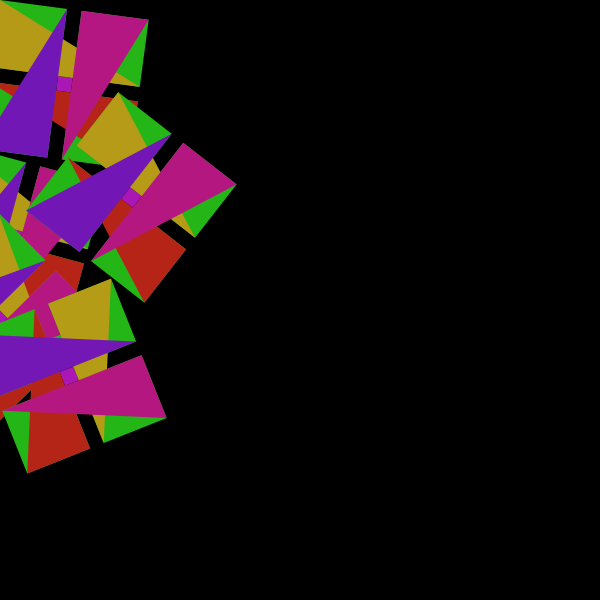
Frame 1 (no input)
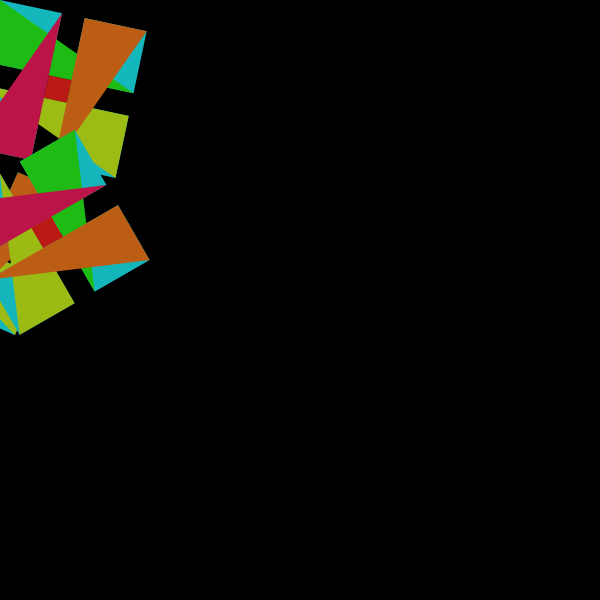
Frame 60 (the mouse pressed at the canvas centre just before this capture)
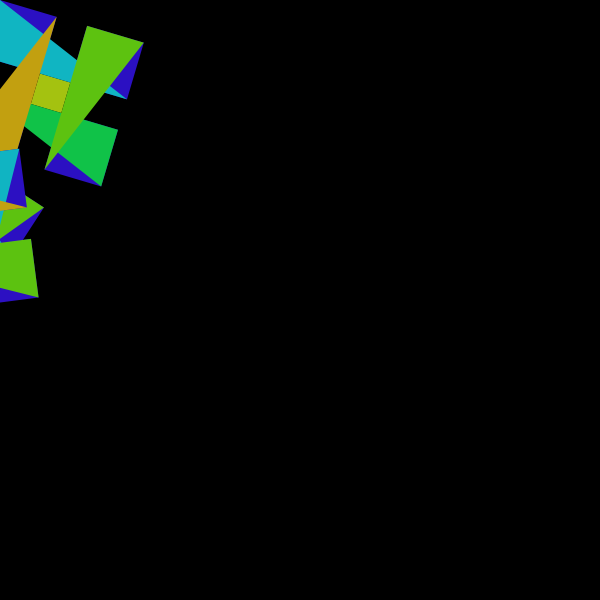
Frame 120 (the mouse held since frame 60 and released just before this capture)

The Processing sketch that drew these frames (run headless with seeded random() and noise(); from frame 60 on, the mouse is pressed at the canvas centre):

// Processing sketch: processing_7200
// ── processing_7200.pde

/**
 * Skizze eigener Idee - Farbstern
 * an- und ausschalten mit Mausklick
 *
 */
  
int numZelles = 4;
int switch1 = 1;
float col01,col02,col03,col04;
float rad = 600/numZelles;
float hrad = rad / 2;
float focus = 110;
float rot_speed = random(0.005,0.2);
PFont fontA;

Zelle[] Zelles = new Zelle[numZelles*numZelles];

void setup() 
{
  size(600, 600);
  noStroke();
  smooth();
  colorMode(HSB, 255);
  col01 = random(255);
  
  for (int i = 0; i < numZelles; i++) {
    for (int j = 0; j < numZelles; j++)
    {
    Zelles[numZelles*i+j] = new Zelle(i*rad,j*rad, hrad, i, 1, Zelles);
    }
  }
}

void draw() 
{
  background(0);
  for (int i = 0; i < numZelles; i++) {
    for (int j = 0; j < numZelles; j++)
    {
    Zelles[numZelles*i+j].change_st();
    Zelles[numZelles*i+j].display();   
    }
  }
}

class Zelle {
  float x, y;
  float rad01;
  float x1,x2,x3,x4,x5,y1,y2,y3,y4,y5,d1;
  float w1,w2;
  float winkel = 0;
  int id;
  Zelle[] others;
 
  Zelle(float xin, float yin, float din, int idin, float winkelin, Zelle[] oin) {
    x = xin;
    y = yin;
    
    rad01 = din;
    id = idin;
    others = oin;
    winkel = winkelin;
    
  } 
  
  void change_st() {
    if (switch1 == 1 )
    {
    
      winkel = (winkel + .01);
      rotate (rot_speed*winkel);
      col01 += 0.05;
      col02 = 210 + 45*sin(0.25*winkel);
      col03 = 170 + 85*sin(0.131*winkel);
      
      d1 = 0.97*abs(rad01*sin(0.1*winkel));
      
      x1 = x;
      x2 = x + rad01 - d1;
      x3 = x + rad01;
      x4 = x + rad01 + d1;
      x5 = x + 2*rad01;
      
      y1 = y;
      y2 = y + rad01 - d1;
      y3 = y + rad01;
      y4 = y + rad01 + d1;
      y5 = y + 2*rad01;
      
      w1 = rad01 - d1;
      w2 = d1;
      
    }
  }

       
    void display() {
    
    /* fill(col01%255,col02,col03);
    triangle(x1,y5,x4,y4,x3,y3);
    
    fill((col01+32)%255,col02,col03);
    triangle(x3,y3,x5,y1,x2,y2);
    
    fill((col01+64)%255,col02,col03);
    triangle(x3,y3,x1,y1,x2,y4);
    
    fill((col01+96)%255,col02,col03);
    triangle(x3,y3,x5,y5,x4,y2); */
    
    
    if (d1 > 0 )
    {
    
    fill((col01+15)%255,col02,col03);
    rect(x1,y1,(x2-x1),(x2-x1));
    
    fill((col01+15)%255,col02,col03);
    rect(x1,y4,(x2-x1),(x2-x1));
    
    fill((col01+15)%255,col02,col03);
    rect(x4,y1,(x2-x1),(x2-x1));
    
    fill((col01+15)%255,col02,col03);
    rect(x4,y4,(x2-x1),(x2-x1));
    
    fill((col01+143)%255,col02,col03);
    rect(x2,y2,(x4-x2),(x4-x2));
    
    
    
    
    
    fill((col01+224)%255,col02,col03);
    triangle(x1,y1,x1,y2,x5,y2);
    
    fill((col01+192)%255,col02,col03);
    triangle(x5,y5,x5,y4,x1,y4);
    
    
    
    fill((col01+128)%255,col02,col03);
    triangle(x1,y5,x2,y5,x2,y1);
    
   
      
    
    
    
    
    
    fill((col01+160)%255,col02,col03);
    triangle(x5,y1,x4,y1,x4,y5);
    
    
    
    
    
    }
    
   /*  if (d1 < 0 )
    {
    
    fill((col01+224)%255,col02,col03);
    triangle(x5,y5,x2,y2,x2,y1);
    
    fill((col01+128)%255,col02,col03);
    triangle(x5,y1,x1,y4,x2,y4);
      
    fill((col01+192)%255,col02,col03);
    triangle(x4,y5,x4,y4,x1,y1);
    
    fill((col01+160)%255,col02,col03);
    triangle(x4,y2,x1,y5,x5,y2); 
    
    
    
    } */
    
    
    
    
  
    
    /* fill((col01+224)%255,col02,col03);
    rect(x1,y2,rad01,w2);
    
    fill((col01+192)%255,col02,col03);
    rect(x1,y1,rad01,w1);
    
    fill((col01+160)%255,col02,col03);
    rect(x3,y1,w2,rad01);
    
    fill((col01+128)%255,col02,col03);
    rect(x4,y1,w1,rad01); */
    
    }
}

void mouseClicked() {
  if(switch1 == 0) {
    switch1 = 1;
  } else {
    switch1 = 0;
  }
}
